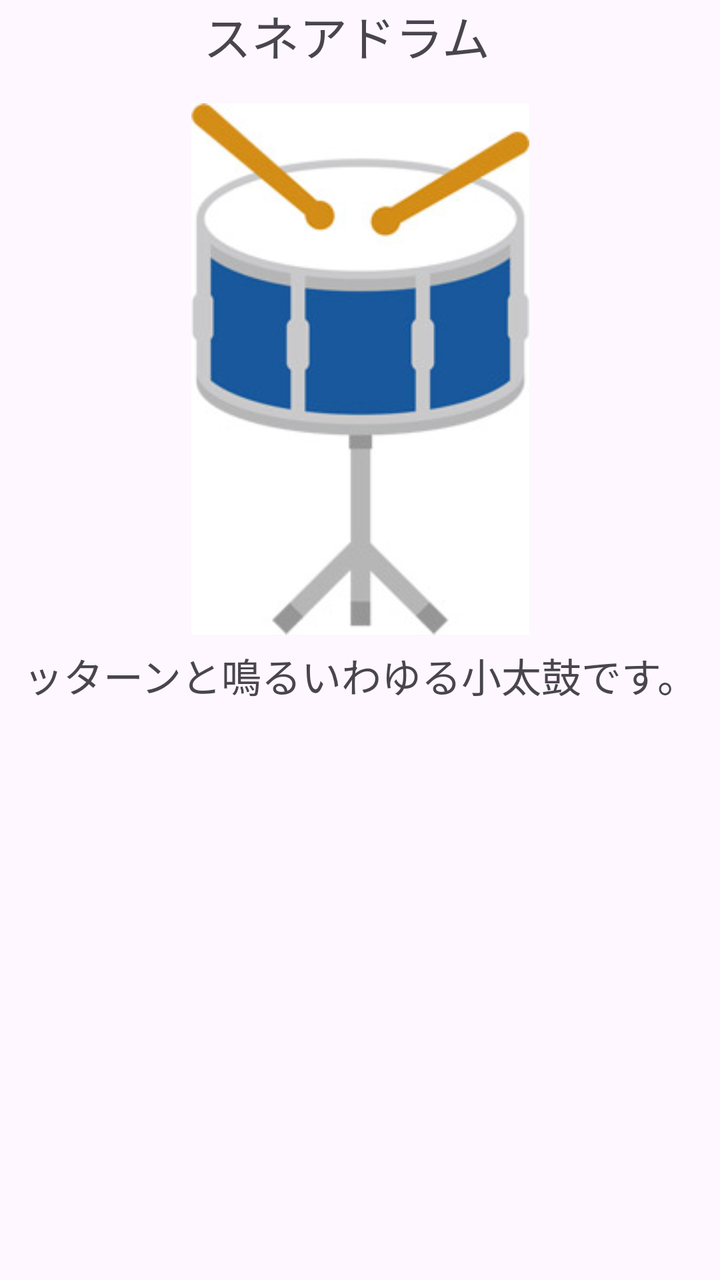
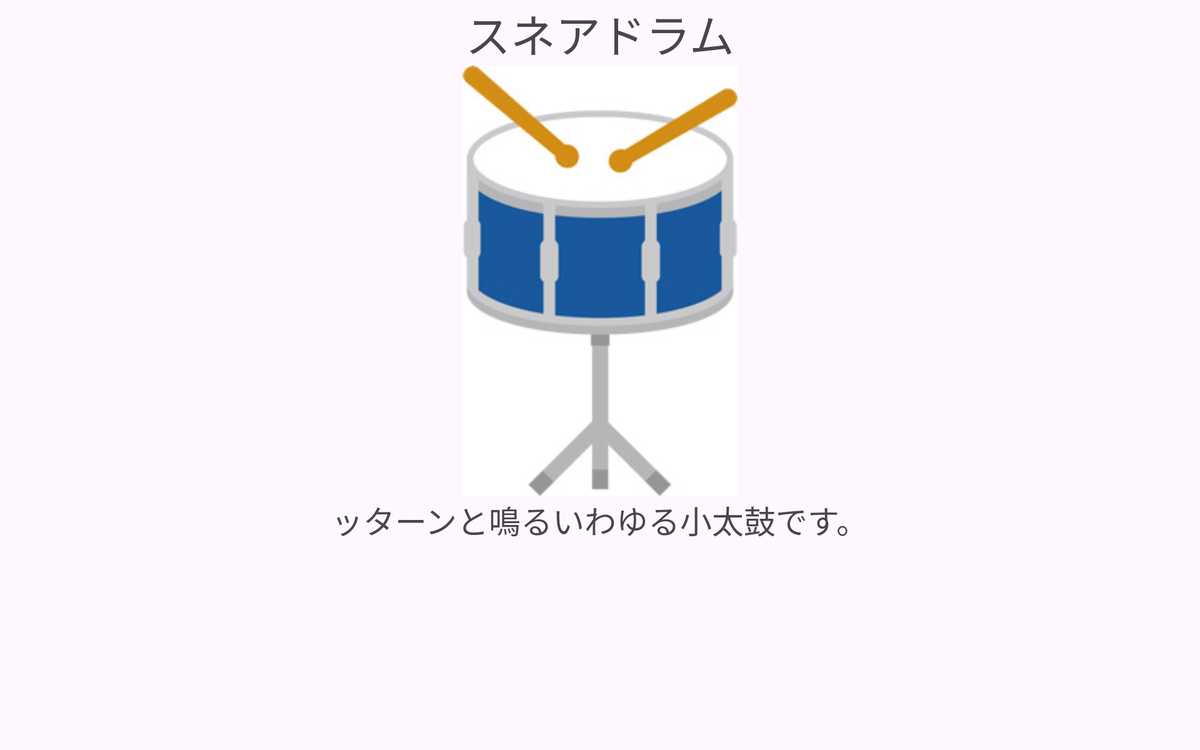

An Android layout and its configuration variant, each rendered on a device that would load it. The default file and the variant file are quoted in full after the pictures.
<!-- AndroidManifest.xml: application theme Theme.MyPictureBook -->
<!-- res/layout/fragment_1.xml -->
<?xml version="1.0" encoding="utf-8"?>
<androidx.constraintlayout.widget.ConstraintLayout xmlns:android="http://schemas.android.com/apk/res/android"
    xmlns:app="http://schemas.android.com/apk/res-auto"
    xmlns:tools="http://schemas.android.com/tools"
    android:layout_width="match_parent"
    android:layout_height="match_parent"
    tools:context=".Fragment1">

    <TextView
        android:id="@+id/snare_title"
        android:layout_width="157dp"
        android:layout_height="46dp"
        android:text="@string/pic1_name"
        android:textSize="24sp"
        app:layout_constraintEnd_toEndOf="parent"
        app:layout_constraintStart_toStartOf="parent"
        app:layout_constraintTop_toTopOf="parent" />

    <ImageView
        android:id="@+id/snare_pic"
        android:layout_width="169dp"
        android:layout_height="277dp"
        android:src="@drawable/snare"
        app:layout_constraintEnd_toEndOf="parent"
        app:layout_constraintStart_toStartOf="parent"
        app:layout_constraintTop_toBottomOf="@+id/snare_title" />

    <TextView
        android:id="@+id/snare_desc"
        android:layout_width="wrap_content"
        android:layout_height="wrap_content"
        android:text="@string/pic1_desc"
        android:textSize="20sp"
        app:layout_constraintEnd_toEndOf="parent"
        app:layout_constraintStart_toStartOf="parent"
        app:layout_constraintTop_toBottomOf="@+id/snare_pic" />
</androidx.constraintlayout.widget.ConstraintLayout>
<!-- resources referenced by this layout -->
<resources>
  <!-- drawable snare: jpg bitmap (drawable, 12445 bytes) -->
  <string name="pic1_desc">ッターンと鳴るいわゆる小太鼓です。</string>
  <string name="pic1_name">スネアドラム</string>
  <style name="Theme.MyPictureBook" parent="Base.Theme.MyPictureBook" />
  <style name="Base.Theme.MyPictureBook" parent="Theme.Material3.DayNight.NoActionBar">
          
          
      </style>
</resources>
<!-- res/layout-xlarge/fragment_1.xml (the repository's variant of the layout above) -->
<!-- drawn on a large tablet held sideways -->
<?xml version="1.0" encoding="utf-8"?>
<androidx.constraintlayout.widget.ConstraintLayout xmlns:android="http://schemas.android.com/apk/res/android"
    xmlns:app="http://schemas.android.com/apk/res-auto"
    xmlns:tools="http://schemas.android.com/tools"
    android:layout_width="match_parent"
    android:layout_height="match_parent">

    <TextView
        android:id="@+id/textView2"
        android:layout_width="wrap_content"
        android:layout_height="wrap_content"
        android:text="@string/pic1_name"
        android:textSize="48sp"
        app:layout_constraintEnd_toEndOf="parent"
        app:layout_constraintStart_toStartOf="parent"
        app:layout_constraintTop_toTopOf="parent" />

    <ImageView
        android:id="@+id/imageView5"
        android:layout_width="360dp"
        android:layout_height="459dp"
        app:layout_constraintEnd_toEndOf="parent"
        app:layout_constraintStart_toStartOf="parent"
        app:layout_constraintTop_toBottomOf="@+id/textView2"
        app:srcCompat="@drawable/snare" />

    <TextView
        android:id="@+id/textView3"
        android:layout_width="wrap_content"
        android:layout_height="wrap_content"
        android:text="@string/pic1_desc"
        android:textSize="34sp"
        app:layout_constraintEnd_toEndOf="parent"
        app:layout_constraintStart_toStartOf="parent"
        app:layout_constraintTop_toBottomOf="@+id/imageView5" />
</androidx.constraintlayout.widget.ConstraintLayout>
